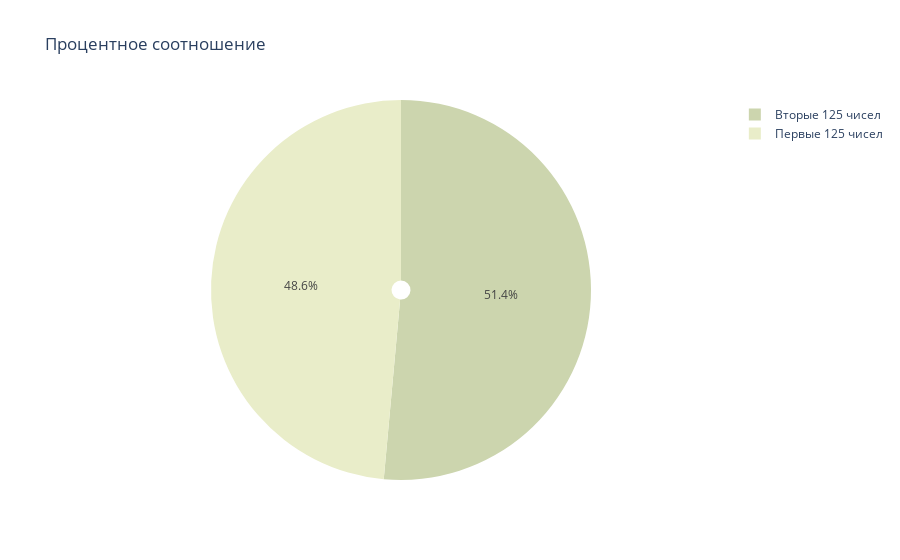

The cell this chart's notebook holds for it:
### Markdown cell above
### Задание № 4
Используя прилагаемый файл с числовой последовательностью sequence.txt, вывести диаграмму процентного соотношения согласно варианту.

### Code cell
from plotly import graph_objects as go
from plotly import express as px

pallette = ['#ccd5ae', '#e9edc9']

path = 'sequence.txt'
with open(path, 'r') as f:
    data = list(map(float, f.readlines()))

data = [abs(i) for i in data]

first = round(sum(data[:125]) / 125, 3)
second = round(sum(data[125:]) / 125, 3)
s = first + second

first_percent = first / s * 100
second_percent = second / s * 100

fig = px.pie(
    values=[first, second],
    names=['Первые 125 чисел', 'Вторые 125 чисел'],
    color_discrete_sequence=pallette,
    hole=.05,
    title='Процентное соотношение',
)
fig.show()

### Figure 1 — Plotly figure (JSON) as saved in the notebook; plotly's stock layout.template omitted (floating-point values rounded to 4 significant figures)
{"data": [{"domain": {"x": [0, 1], "y": [0, 1]}, "hole": 0.05, "hovertemplate": "label=%{label}<br>value=%{value}<extra></extra>", "labels": ["Первые 125 чисел", "Вторые 125 чисел"], "legendgroup": "", "name": "", "showlegend": true, "type": "pie", "values": [4.86, 5.15]}], "layout": {"legend": {"tracegroupgap": 0}, "piecolorway": ["#ccd5ae", "#e9edc9"], "title": {"text": "Процентное соотношение"}}}
